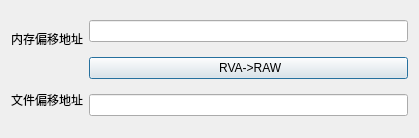
<?xml version="1.0" encoding="UTF-8"?>
<ui version="4.0">
 <class>Dialog_transAddress</class>
 <widget class="QDialog" name="Dialog_transAddress">
  <property name="geometry">
   <rect>
    <x>0</x>
    <y>0</y>
    <width>419</width>
    <height>138</height>
   </rect>
  </property>
  <property name="windowTitle">
   <string>Dialog</string>
  </property>
  <layout class="QGridLayout" name="gridLayout">
   <item row="0" column="0" rowspan="2" colspan="2">
    <layout class="QHBoxLayout" name="horizontalLayout">
     <item>
      <layout class="QVBoxLayout" name="verticalLayout_2">
       <item>
        <widget class="QLabel" name="label">
         <property name="text">
          <string>内存偏移地址</string>
         </property>
        </widget>
       </item>
       <item>
        <widget class="QLabel" name="label_2">
         <property name="text">
          <string>文件偏移地址</string>
         </property>
        </widget>
       </item>
      </layout>
     </item>
     <item>
      <layout class="QVBoxLayout" name="verticalLayout">
       <item>
        <widget class="QLineEdit" name="lineEdit_RVA">
         <property name="readOnly">
          <bool>false</bool>
         </property>
        </widget>
       </item>
       <item>
        <widget class="QPushButton" name="pushButton">
         <property name="text">
          <string> RVA-&gt;RAW</string>
         </property>
        </widget>
       </item>
       <item>
        <widget class="QLineEdit" name="lineEdit_RAW">
         <property name="readOnly">
          <bool>true</bool>
         </property>
        </widget>
       </item>
      </layout>
     </item>
    </layout>
   </item>
   <item row="1" column="1">
    <widget class="QLabel" name="label_3">
     <property name="text">
      <string> </string>
     </property>
    </widget>
   </item>
  </layout>
 </widget>
 <resources/>
 <connections/>
</ui>
